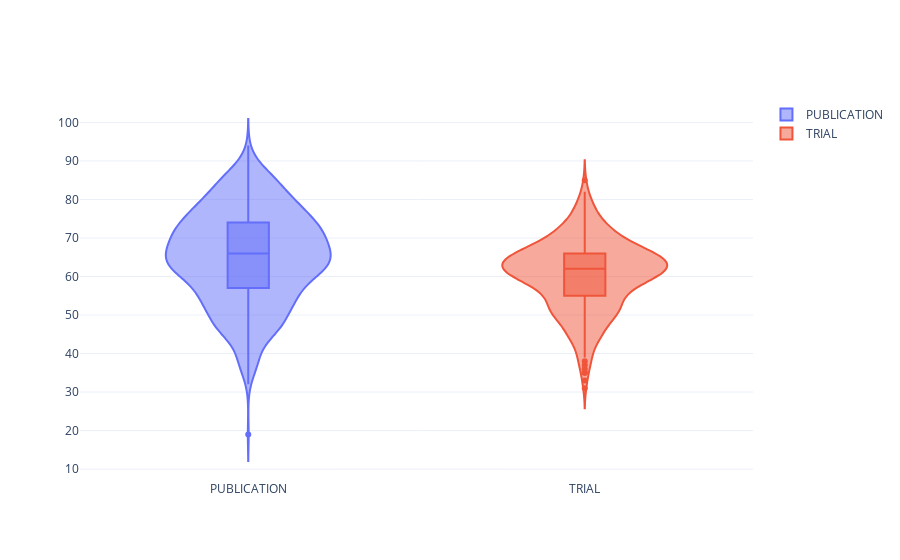

The notebook cell this image was saved under:
### Code cell
# Perform Mann-Whitney U-test to compare age between TRIAL and PUBLICATION originTypes
u_stat, p_value = stats.mannwhitneyu(df.loc[df['originType'] == 'TRIAL', 'AGE_SAMPLING'],
                                     df.loc[df['originType'] == 'PUBLICATION', 'AGE_SAMPLING'])

print("Mann-Whitney U-statistic:", u_stat)
print("p-value:", p_value)

# Interpret the results:
# - If p-value < 0.05, reject the null hypothesis that TRIAL and PUBLICATION originTypes have equal medians.
# - The smaller the p-value, the stronger evidence against the null hypothesis.

if p_value < 0.05:
    print("Reject the null hypothesis: There is a statistically significant difference in age between TRIAL and PUBLICATION originTypes.")
else:
    print("Fail to reject the null hypothesis: There is no statistically significant difference in age between TRIAL and PUBLICATION originTypes.")

# Plot violin plot of originType by age using Plotly
fig = go.Figure(data=[go.Violin(y=df.loc[df['originType'] == c, 'AGE_SAMPLING'],
                                 name=c,
                                 box_visible=True)
                      for c in df['originType'].unique()])

# Display the plot
fig.show()

### Figure 1 — Plotly figure (JSON) as saved in the notebook; plotly's stock layout.template omitted (floating-point values rounded to 4 significant figures; data arrays with more than 128 entries replaced by an {"elided": "..."} marker saying what was removed)
{"data": [{"box": {"visible": true}, "name": "PUBLICATION", "type": "violin", "y": {"elided": "727 float values"}}, {"box": {"visible": true}, "name": "TRIAL", "type": "violin", "y": {"elided": "416 float values"}}], "layout": {}}
